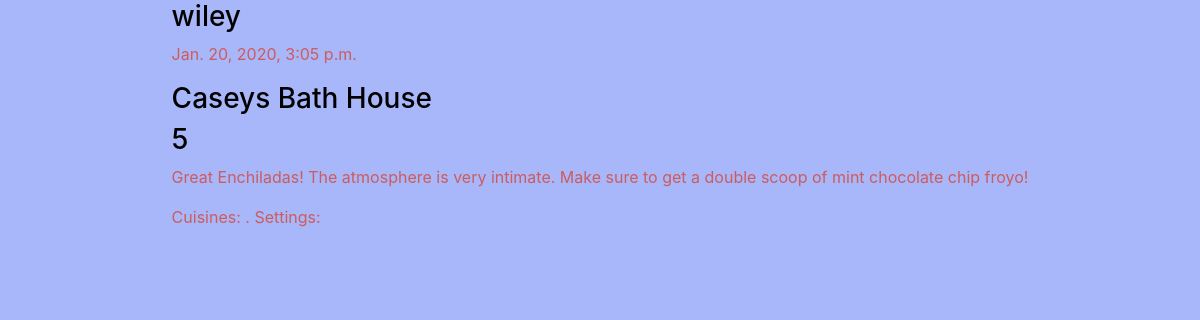
The page /restaurants/review/4/ on the database its author committed.
### cooksknow/models.py (models this page shows, shortened)
class Review(models.Model):
    body = models.TextField(max_length=1000, blank=False,
                            unique=False, editable=True)
    RATING_CHOICES = (
        (1, 'Poor'),
        (2, 'Decent'),
        (3, 'Good'),
        (4, 'Great'),
        (5, 'Exceptional'),
    ) #this comes back as the string, but HTML display the number.  Research issue
    rating = models.IntegerField(choices=RATING_CHOICES, blank=False, null=True)
    author = models.ForeignKey(CustomUser, on_delete=models.CASCADE)
    restaurant = models.ForeignKey(Restaurant, on_delete=models.CASCADE)
    created = models.DateTimeField(auto_now_add=True)

class Restaurant(models.Model):
    name = models.CharField(max_length=100, null=False, unique=False)
    location = models.CharField(max_length=500,blank=True)
    website = models.URLField(null=True,blank=True)
    hours = models.TextField(max_length=200, blank=True)
    photo = models.ImageField(upload_to='images/', default='default.jpg')
    reviewers = models.ManyToManyField(CustomUser, related_name="Reviews", through="Review") #iterate through this to get the rating.  for x in reviewers x.rating
    cuisines = models.ManyToManyField(Cuisine, related_name="cuisines",blank=True)
    settings = models.ManyToManyField(Setting, related_name="settings",blank=True)
    def __str__(self):
        return self.name

### users/models.py (models this page shows, shortened)
class CustomUser(AbstractUser):
    approved = models.BooleanField(default=False) #default for users to not be approved.  Passing a quiz will toggle to True
    ROLE_CHOICES = [
        ('FOH','Front of house'),
        ('BOH','Back of house'),
        ('CHEF','Chef'),
        ('GM','General Manager')
        ]
    role = models.CharField(max_length=4, null=True, choices=ROLE_CHOICES) #Default to null, lets user select BOH or FOH.  (BOH=True | FOH=False)
    updated = models.DateTimeField(auto_now=True) #date & time for account changes
    def __str__(self):
        return self.username

### cooksknow/views.py (the view)
# urls.py: path('review/<int:pk>/', views.ReviewDetailView.as_view(), name="reviewdetail")
class ReviewDetailView(DetailView):
    model: Review
    template_name = 'review_detail.html'
    def get_queryset(self):
        return Review.objects.order_by('-created')

### templates/review_detail.html
{% extends 'base.html' %}
{% block content %}
 <h3> {{ review.author }}</h3>
 <p> {{ review.created}}</p>
 <h3>{{ review.restaurant }} </h3>
 <h3> {{ review.rating }} </h3>
 <p> {{ review.body }}</p>
 <p> Cuisines: {{ review.cuisines.all }}. Settings: {{ review.settings.all }}</p>
{% endblock content %}

### static/css/base.css (style rules this page uses)
body { background: rgb(168, 182, 250); color: rgb(0, 0, 0); justify-items: center; margin: auto; }
p { color: indianred; padding: none; }

### rows shown on the page
Review: author "wiley", created "Jan. 20, 2020, 3:05 p.m.", restaurant "Caseys Bath House", rating "5", body "Great Enchiladas! The atmosphere is very intimate. Make sure to get a double scoop of mint chocolate chip froyo!"
